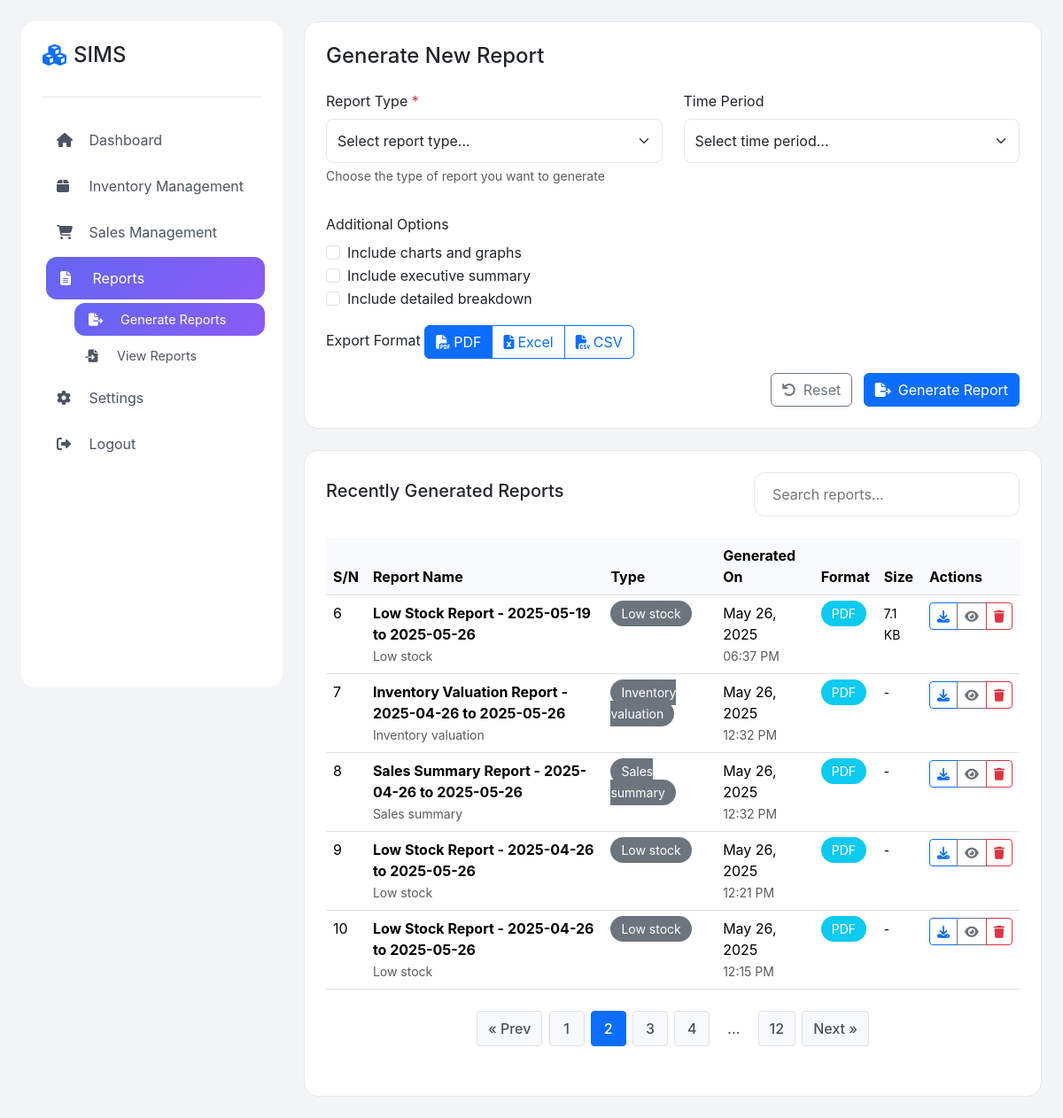
Screenshot of /report/generateReport.php?page=2 (signed in) with the database file from the repository.
### tables this page shows
CREATE TABLE `reports` (
  `id` int(11) NOT NULL,
  `report_name` varchar(255) NOT NULL,
  `report_type` enum('sales_summary','inventory_valuation','low_stock','stock_movement','expiry_report','all','custom') NOT NULL,
  `report_period_start` date NOT NULL,
  `report_period_end` date NOT NULL,
  `generated_by` int(11) NOT NULL,
  `generated_at` timestamp NOT NULL DEFAULT current_timestamp(),
  `file_path` varchar(500) DEFAULT NULL,
  `report_data` longtext DEFAULT NULL CHECK (json_valid(`report_data`)),
  `parameters` longtext DEFAULT NULL CHECK (json_valid(`parameters`))
);

### report/generateReport.php (the view, shortened to what this page needs)
<?php
include "../config/config.php";
$recentReports = [];
$page = isset($_GET['page']) ? (int)$_GET['page'] : 1;
$limit = 5;
$offset = ($page - 1) * $limit;
$total_qry = "SELECT COUNT(*) as total FROM reports";
$total_res = mysqli_query($connect, $total_qry);
$total_row = mysqli_fetch_assoc($total_res);
$total_reports = $total_row['total'];
$total_pages = ceil($total_reports / $limit);
try {
    $sql = "SELECT id, report_name, report_type, generated_at, file_path, generated_by, parameters
            FROM reports
            WHERE generated_by = ?
            ORDER BY generated_at DESC
            LIMIT ? OFFSET ?";
    $stmt = mysqli_prepare($connect, $sql);
    mysqli_stmt_bind_param($stmt, "iii", $_SESSION['user_id'], $limit, $offset);
    mysqli_stmt_execute($stmt);
    $result = mysqli_stmt_get_result($stmt);
    while ($row = mysqli_fetch_assoc($result)) {
        $parameters = json_decode($row['parameters'], true);
        $row['export_format'] = isset($parameters['export_format']) ? $parameters['export_format'] : 'pdf';
        if (file_exists($row['file_path'])) {
            $row['file_size'] = filesize($row['file_path']);
        } else {
            $row['file_size'] = 0;
        }
        $recentReports[] = $row;
    }
} catch (Exception $e) {
    error_log("Error fetching reports: " . $e->getMessage());
}
?>
<!DOCTYPE html>
<html lang="en">
<head>
    <link href="https://cdnjs.cloudflare.com/ajax/libs/bootstrap/5.3.2/css/bootstrap.min.css" rel="stylesheet">
    <link href="https://cdnjs.cloudflare.com/ajax/libs/font-awesome/6.4.2/css/all.min.css" rel="stylesheet">
    <link rel="stylesheet" href="../style/css/style.css">
</head>
<body>
    <div class="layout-container">
        <div class="sidebar" id="sidebar">
            <div class="logo-section">
                <h4 class="d-flex align-items-center gap-2">
                    <i class="fas fa-cubes text-primary"></i>
                    SIMS
                </h4>
            </div>
            <nav>
                <a href="../dashboard/" class="nav-link">
                    <i class="fas fa-home"></i> Dashboard
                </a>
                <a href="#" class="nav-link" onclick="toggleSubmenu('inventory')">
                    <i class="fas fa-box"></i> Inventory Management
                </a>
                <a href="#" class="nav-link" onclick="toggleSubmenu('sales')">
                    <i class="fas fa-shopping-cart"></i> Sales Management
                </a>
                <a href="#" class="nav-link active" onclick="toggleSubmenu('reports')">
                    <i class="fas fa-file-alt"></i> Reports
                </a>
                <div class="submenu show" id="reports">
                    <a href="#" class="nav-link active"><i class="fas fa-file-export"></i> Generate Reports</a>
                    <a href="../report/viewreport.php" class="nav-link"><i class="fas fa-file-import"></i> View Reports</a>
                </div>
                <a href="#" class="nav-link" onclick="toggleSubmenu('settings')">
                    <i class="fas fa-cog"></i> Settings
                </a>
                <a href="../logout/" class="nav-link">
                    <i class="fas fa-sign-out-alt"></i> Logout
                </a>
            </nav>
        </div>
        <div class="main-content">
            <div class="content-card mb-4">
                <h4 class="mb-4">Generate New Report</h4>
                <form action="process_report.php" method="POST">
                    <div class="row">
                        <div class="col-md-6 mb-3">
                            <label class="form-label">Report Type <span class="text-danger">*</span></label>
                            <select class="form-select" name="report_type" id="reportType" required>
                                <option value="">Select report type...</option>
                            </select>
                            <div class="form-text">Choose the type of report you want to generate</div>
                        </div>
                        <div class="col-md-6 mb-3">
                            <label class="form-label">Time Period</label>
                            <select class="form-select" name="time_period" id="timePeriod" required onchange="toggleDateRange()">
                                <option value="">Select time period...</option>
                            </select>
                        </div>
                        <div class="col-12 mb-3">
                            <label class="form-label">Additional Options</label>
                            <div class="form-check">
                                <input class="form-check-input" type="checkbox" name="include_charts" id="includeCharts">
                                <label class="form-check-label" for="includeCharts">Include charts and graphs</label>
                            </div>
                            <div class="form-check">
                                <input class="form-check-input" type="checkbox" name="include_summary" id="includeSummary">
                                <label class="form-check-label" for="includeSummary">Include executive summary</label>
                            </div>
                            <div class="form-check">
                                <input class="form-check-input" type="checkbox" name="detailed_breakdown" id="detailedBreakdown">
                                <label class="form-check-label" for="detailedBreakdown">Include detailed breakdown</label>
                            </div>
                        </div>
                        <div class="col-12 mb-3">
                            <label class="form-label">Export Format</label>
                            <div class="btn-group" role="group">
                                <label class="btn btn-outline-primary" for="pdf">
                                    <i class="fas fa-file-pdf me-1"></i>PDF
                                </label>
                                <label class="btn btn-outline-primary" for="excel">
                                    <i class="fas fa-file-excel me-1"></i>Excel
                                </label>
                                <label class="btn btn-outline-primary" for="csv">
                                    <i class="fas fa-file-csv me-1"></i>CSV
                                </label>
                            </div>
                        </div>
                    </div>
                    <div class="text-end">
                        <button type="button" class="btn btn-outline-secondary me-2" onclick="resetForm()">
                            <i class="fas fa-undo me-2"></i>Reset
                        </button>
                        <button type="submit" class="btn btn-primary">
                            <i class="fas fa-file-export me-2"></i>Generate Report
                        </button>
                    </div>
                </form>
            </div>
            <div class="content-card">
                <div class="d-flex justify-content-between align-items-center mb-4">
                    <h5>Recently Generated Reports</h5>
                    <div class="search-box">
                    <input type="text" placeholder="Search reports..." id="searchReports" onkeyup="searchReports()">
                </div>
                </div>
                <div class="table-responsive">
                    <table class="table table-hover" id="reportsTable">
                        <thead>
                            <tr>
                                <th>S/N</th>
                                <th>Report Name</th>
                                <th>Type</th>
                                <th>Generated On</th>
                                <th>Format</th>
                                <th>Size</th>
                                <th>Actions</th>
                            </tr>
                        </thead>
                        <tbody>
                            <?php if (empty($recentReports)): ?>
                                <tr>
                                    <td colspan="7" class="text-center text-muted py-4">
                                        <i class="fas fa-file-alt fa-3x mb-3"></i>
                                        <p>No reports generated yet</p>
                                        <small>Generate your first report using the form above</small>
                                    </td>
                                </tr>
                            <?php else: ?>
                                <?php
                                    $serial_start = ($page - 1) * $limit + 1;
                                    $counter = $serial_start;
                                ?>
                                <?php foreach ($recentReports as $report): ?>
                                    <tr data-report-name="<?php echo strtolower($report['report_name']); ?>">
                                        <td><?php echo $counter++; ?></td>
                                        <td>
                                            <strong><?php echo htmlspecialchars($report['report_name']); ?></strong>
                                            <br><small class="text-muted"><?php echo ucfirst(str_replace('_', ' ', $report['report_type'])); ?></small>
                                        </td>
                                        <td>
                                            <span class="status-badge bg-secondary">
                                                <?php echo ucfirst(str_replace('_', ' ', $report['report_type'])); ?>
                                            </span>
                                        </td>
                                        <td>
                                            <?php
                                            $date = new DateTime($report['generated_at']);
                                            echo $date->format('M d, Y');
                                            ?>
                                            <br><small class="text-muted"><?php echo $date->format('h:i A'); ?></small>
                                        </td>
                                        <td>
                                            <span class="status-badge bg-info">
                                                <?php echo strtoupper($report['export_format']); ?>
                                            </span>
                                        </td>
                                        <td>
                                            <small>
                                                <?php
                                                if ($report['file_size']) {
                                                    echo number_format($report['file_size'] / 1024, 1) . ' KB';
                                                } else {
                                                    echo '-';
                                                }
                                                ?>
                                            </small>
                                        </td>
                                        <td>
                                            <div class="btn-group" role="group">
                                                <button class="btn btn-sm btn-outline-primary"
                                                    onclick="downloadReport(<?php echo $report['id']; ?>)"
                                                    title="Download Report">
                                                    <i class="fas fa-download"></i>
                                                </button>
                                                <button class="btn btn-sm btn-outline-secondary"
                                                    onclick="viewReport(<?php echo $report['id']; ?>)"
                                                    title="View Details">
                                                    <i class="fas fa-eye"></i>
                                                </button>
                                                <button class="btn btn-sm btn-outline-danger"
                                                    onclick="deleteReport(<?php echo $report['id']; ?>)"
                                                    title="Delete Report">
                                                    <i class="fas fa-trash"></i>
                                                </button>
                                            </div>
                                        </td>
                                    </tr>
                                <?php endforeach; ?>
                            <?php endif; ?>
                        </tbody>
                    </table>
                    <?php
                    echo "<div class='pagination'>";
                    if ($page > 1) {
                        echo "<a href='?page=" . ($page - 1) . "'>&laquo; Prev</a>";
                    }
                    $start_page = max(1, $page - 2);
                    $end_page = min($total_pages, $page + 2);
                    for ($i = $start_page; $i <= $end_page; $i++) {
                        if ($i == $page) {
                            echo "<span>$i</span>";
                        } else {
                            echo "<a href='?page=$i'>$i</a>";
                        }
                    }
                    if ($end_page < $total_pages) {
                        if ($end_page < $total_pages - 1) {
                            echo "<span style='background-color: transparent; border: none; color: #495057;'>...</span>";
                        }
                        echo "<a href='?page=$total_pages'>$total_pages</a>";
                    }
                    if ($page < $total_pages) {
                        echo "<a href='?page=" . ($page + 1) . "'>Next &raquo;</a>";
                    }
                    echo "</div>";
                    ?>
                </div>
            </div>
        </div>
    </div>
</body>
</html>

### rows the page displays
reports: report_name "Low Stock Report - 2025-05-19 to 2025-05-26", report_type "Low stock", generated_at "May 26, 2025", generated_at "06:37 PM", export_format "PDF", file_size "7.1"
reports: report_name "Inventory Valuation Report - 2025-04-26 to 2025-05-26", report_type "Inventory valuation", generated_at "May 26, 2025", generated_at "12:32 PM", export_format "PDF"
reports: report_name "Sales Summary Report - 2025-04-26 to 2025-05-26", report_type "Sales summary", generated_at "May 26, 2025", generated_at "12:32 PM", export_format "PDF"
reports: report_name "Low Stock Report - 2025-04-26 to 2025-05-26", report_type "Low stock", generated_at "May 26, 2025", generated_at "12:21 PM", export_format "PDF"
reports: report_name "Low Stock Report - 2025-04-26 to 2025-05-26", report_type "Low stock", generated_at "May 26, 2025", generated_at "12:15 PM", export_format "PDF"

### other values shown
$total_pages "12"
